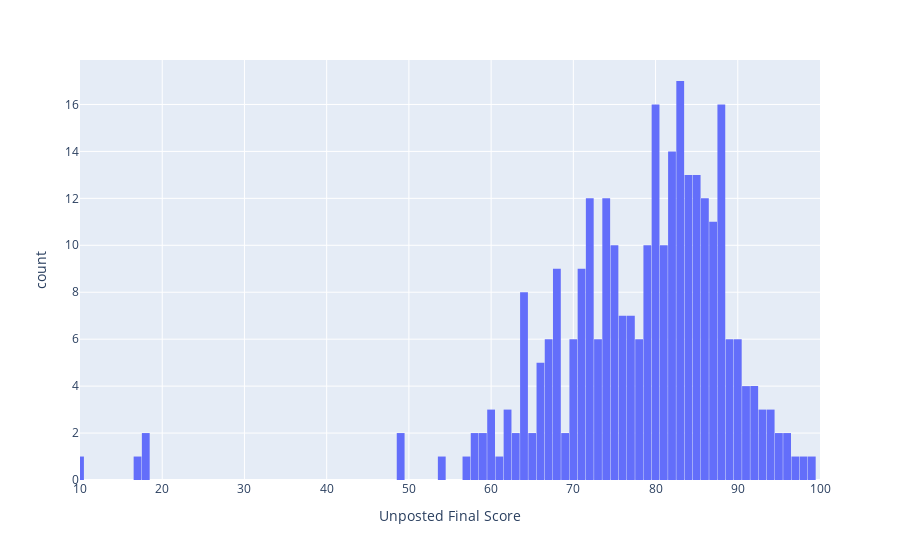

The code cell stored with this chart in its notebook:
### Markdown cell above
# Import scores

### Code cell
# Path to canvas CSV file that includes updated roster
cn_path = os.path.join(root,'grades', gradebook_file + ".csv")

# Check path
if not os.path.isfile(cn_path):
    raise ValueError(gradebook_file + '.csv file not found')

# Open and read canvas data
cn_file = open(cn_path)
c = pd.read_csv(cn_file,skiprows=[1, 2])

# From the canvas file, capture student IDs
# cnID = c.xs("SIS Login ID",axis=1)

# From the canvas file, final score, trim header
cnScore = c.xs("Unposted Final Score",axis=1)

# Plot raw score distribution
# fig = px.histogram(cnScore, labels={"value"="Final score"})
fig = px.histogram(cnScore, x="Unposted Final Score", nbins = 100)
fig.layout.update(showlegend=False,bargap=0.05)
fig.update_xaxes(range=[10, 100], tick0=10, dtick=10, showgrid=True)
fig.show()

### Figure 1 — Plotly figure (JSON) as saved in the notebook; plotly's stock layout.template omitted (floating-point values rounded to 4 significant figures; data arrays with more than 128 entries replaced by an {"elided": "..."} marker saying what was removed)
{"data": [{"alignmentgroup": "True", "bingroup": "x", "hovertemplate": "Unposted Final Score=%{x}<br>count=%{y}<extra></extra>", "legendgroup": "", "marker": {"color": "#636efa", "pattern": {"shape": ""}}, "name": "", "nbinsx": 100, "offsetgroup": "", "orientation": "v", "showlegend": false, "type": "histogram", "x": {"elided": "295 float values"}, "xaxis": "x", "yaxis": "y"}], "layout": {"bargap": 0.05, "barmode": "relative", "legend": {"tracegroupgap": 0}, "margin": {"t": 60}, "showlegend": false, "xaxis": {"anchor": "y", "domain": [0, 1], "dtick": 10, "range": [10, 100], "showgrid": true, "tick0": 10, "title": {"text": "Unposted Final Score"}}, "yaxis": {"anchor": "x", "domain": [0, 1], "title": {"text": "count"}}}}
